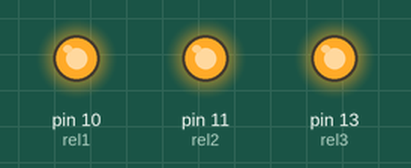
This program was run on a simulated Raspberry Pi (header pin numbers). Shown: output pins drawn as LEDs (lit = HIGH).

Above: at 0.2 s.
At 1.7 s:
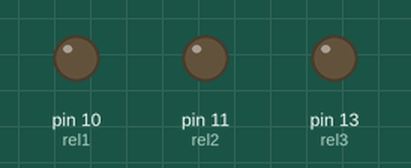
Timing chart, 0 to 3.0 s (numbered marks = the images above):
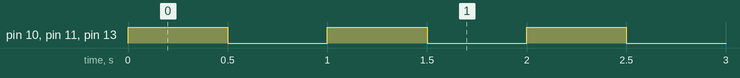

Measured:
- by itself, pin 10 (rel1), pin 11 (rel2), pin 13 (rel3): alternates HIGH for 0.50 s and LOW for 0.50 s

The program:

pruebaLed.py
```python
""""
pruebaLed.py
  control de prendido y apagado de led desde Raspberry pi
   Modificado  por  Domingo Rosales, Armando Cruz, Juan Manuel Hernandez version Julio 2022
  este programa es una prueba de encendido y apagado de un led desde la Raspberry Pi
  para su futuro uso con el control de actuadores
"""


import RPi.GPIO as GPIO
import time
ESPERA = 0.5
rel1 = 10
rel2 = 11
rel3 = 13
GPIO.setmode(GPIO.BOARD)
GPIO.setup(rel1, GPIO.OUT)
GPIO.setup(rel2, GPIO.OUT)
GPIO.setup(rel3, GPIO.OUT)
while True:
    GPIO.output(rel1, GPIO.HIGH)
    GPIO.output(rel2, GPIO.HIGH)
    GPIO.output(rel3, GPIO.HIGH)
    time.sleep(ESPERA)
    GPIO.output(rel1, GPIO.LOW)
    GPIO.output(rel2, GPIO.LOW)
    GPIO.output(rel3, GPIO.LOW)
    time.sleep(ESPERA)
```
